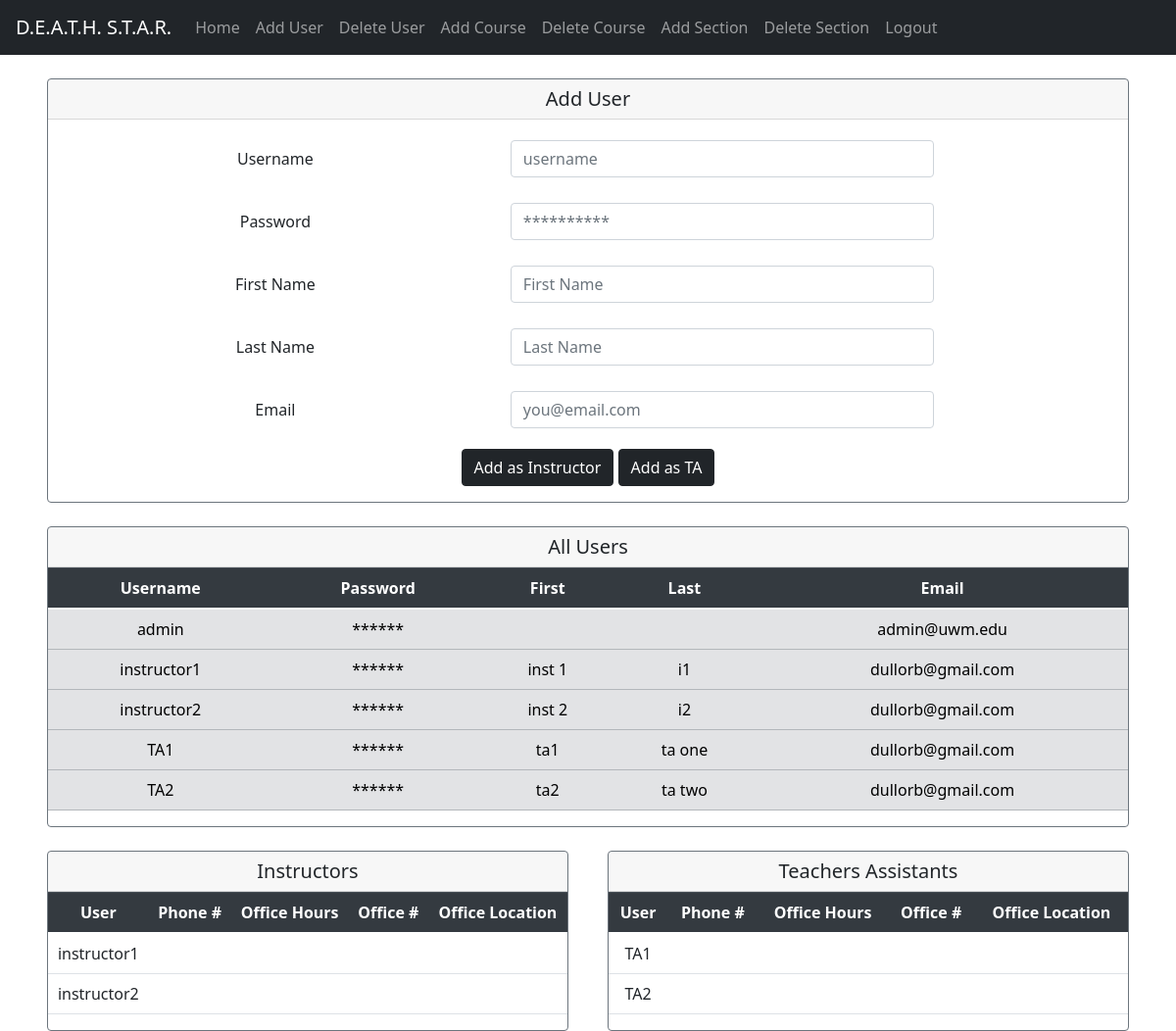
The app's page /adduser/ (signed in) with its own data.
### CS351_Project/models.py (models this page shows, shortened)
class Instructor(models.Model):
    user = models.OneToOneField(User, on_delete=models.CASCADE, primary_key=True)
    phone_number = models.CharField(max_length=20, default="", blank=True)
    office_hour = models.CharField(max_length=20, default="", blank=True)
    office_number = models.CharField(max_length=20, default="", blank=True)
    office_location = models.CharField(max_length=20, default="", blank=True)

class TA(models.Model):
    user = models.OneToOneField(User, on_delete=models.CASCADE, primary_key=True)
    phone_number = models.CharField(max_length=20, default="", null=True)
    office_hour = models.CharField(max_length=20, default="", null=True)
    office_number = models.CharField(max_length=20, default="", null=True)
    office_location = models.CharField(max_length=20, default="", null=True)

### CS351_Project/views.py (the view, shortened to what this page needs)
# urls.py: path('adduser/', AddUser.as_view()),
@method_decorator(decorators, name='get')
class AddUser(View):
    def get(self, request):
        if not request.user.is_superuser:
            return redirect("/home/")
        form = UserForm()
        users = User.objects.all()
        instructors = Instructor.objects.all()
        tas = TA.objects.all()
        return render(request, 'adduser.html', {"form": form, "users": users, "instructors": instructors,
                                                    "teachingAssistants": tas})

### templates/adduser.html (shortened to what this page needs)
{% extends 'base.html' %}
{% block content %}
    <head>
        <link href="https://cdn.jsdelivr.net/npm/bootstrap@5.0.0-beta1/dist/css/bootstrap.min.css"
              rel="stylesheet">
    </head>
<div class="card border-secondary text-center mr-5 ml-5">
    <h5 class="card-header">
        Add User
    </h5>
        <div class="card-body">
        <form method="post">
            <div class="form-group row pad">
                <label for="id_username" class="col-sm-5 col-form-label">Username</label>
                <div class="col-sm-5">
                    <div class="md-form mt-0">
                        {{ form.username }}
                    </div>
                </div>
            </div>
            <div class="form-group row pad">
                <label for="id_password" class="col-sm-5 col-form-label">Password</label>
                <div class="col-sm-5">
                    <div class="md-form mt-0">
                        {{ form.password}}
                    </div>
                </div>
            </div>
            <div class="form-group row pad">
                <label for="id_first_name" class="col-sm-5 col-form-label">First Name</label>
                <div class="col-sm-5">
                    <div class="md-form mt-0">
                        {{ form.first_name }}
                    </div>
                </div>
            </div>
            <div class="form-group row pad">
                <label for="id_last_name" class="col-sm-5 col-form-label">Last Name</label>
                <div class="col-sm-5">
                    <div class="md-form mt-0">
                        {{ form.last_name }}
                    </div>
                </div>
            </div>
            <div class="form-group row pad">
                <label for="id_email" class="col-sm-5 col-form-label">Email</label>
                <div class="col-sm-5">
                    <div class="md-form mt-0">
                        {{ form.email}}
                    </div>
                </div>
            </div>
            <div class="col text-center">
                <input class="btn btn-dark" type='submit' name="selection" value ="Add as Instructor">
                <input class="btn btn-dark" type='submit' name="selection" value ="Add as TA">
            </div>
        </form>
        </div>
    </div>
    <br/>
    <div class="card border-secondary text-center mr-5 ml-5">
        <h5 class="card-header">
            All Users
        </h5>
        <table class="table table-hover">
            <thead class="thead-dark">
                <tr>
                    <th scope="col">Username</th>
                    <th scope="col">Password</th>
                    <th scope="col">First</th>
                    <th scope="col">Last</th>
                    <th scope="col">Email</th>
                </tr>
            </thead>
        <tbody>
            {% for i in users %}
                <tr class="table-secondary">
                    <td>{{ i.username }}</td>
                    <td>******</td>
                    <td>{{ i.first_name }}</td>
                    <td>{{ i.last_name }}</td>
                    <td>{{ i.email }}</td>
                </tr>
            {% endfor %}
        </tbody>
        </table>
    </div>
    <br>
    <div class="row">
    <div class="col-sm-6">
    <div class="card border-secondary text-center mr-2 ml-5">
        <h5 class="card-header">
            Instructors
        </h5>
        <table class="table table-hover">
            <thead class="thead-dark">
                <tr>
                    <th scope="col">User</th>
                    <th scope="col">Phone #</th>
                    <th scope="col">Office Hours</th>
                    <th scope="col">Office #</th>
                    <th scope="col">Office Location</th>
                </tr>
            </thead>
            <tbody>
                {% for i in instructors %}
                    <tr>
                        <td>{{ i.user }}</td>
                        <td>{{ i.phone_number }}</td>
                        <td>{{ i.office_hour }}</td>
                        <td>{{ i.office_number }}</td>
                        <td>{{ i.office_location }}</td>
                    </tr>
                {% endfor %}
            </tbody>
        </table>
    </div>
    </div>
    <div class="col-sm-6">
    <div class="card border-secondary text-center mr-5 ml-2">
        <h5 class="card-header">
            Teachers Assistants
        </h5>
        <table class="table table-hover">
            <thead class="thead-dark">
                <tr>
                    <th scope="col">User</th>
                    <th scope="col">Phone #</th>
                    <th scope="col">Office Hours</th>
                    <th scope="col">Office #</th>
                    <th scope="col">Office Location</th>
                </tr>
            </thead>
            <tbody>
                {% for i in teachingAssistants %}
                    <tr>
                        <td>{{ i.user }}</td>
                        <td>{{ i.phone_number }}</td>
                        <td>{{ i.office_hour }}</td>
                        <td>{{ i.office_number }}</td>
                        <td>{{ i.office_location }}</td>
                    </tr>
                {% endfor %}
            </tbody>
        </table>
    </div>
    </div>
    </div>
{% endblock %}

### templates/adduser.html (style rules this page uses)
.pad { padding-top: 5px; padding-bottom: 5px; }

### records on screen
Instructor: user "instructor1"
Instructor: user "instructor2"
TA: user "TA1"
TA: user "TA2"

### other values on screen
{{ i.username }} "admin"
{{ i.email }} "admin@uwm.edu"
{{ i.username }} "instructor1"
{{ i.first_name }} "inst 1"
{{ i.last_name }} "i1"
{{ i.email }} "dullorb@gmail.com"
{{ i.username }} "instructor2"
{{ i.first_name }} "inst 2"
{{ i.last_name }} "i2"
{{ i.username }} "TA1"
{{ i.first_name }} "ta1"
{{ i.last_name }} "ta one"
{{ i.username }} "TA2"
{{ i.first_name }} "ta2"
{{ i.last_name }} "ta two"
